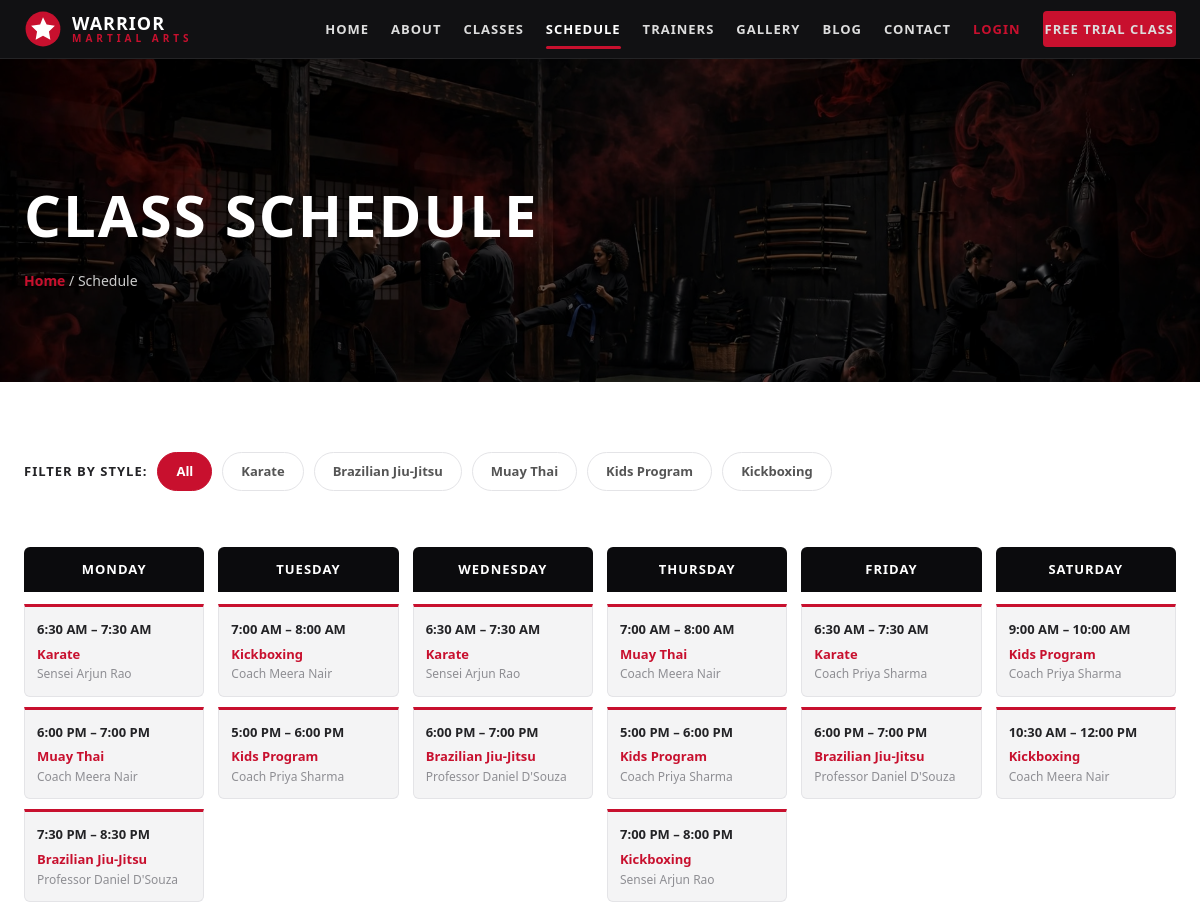
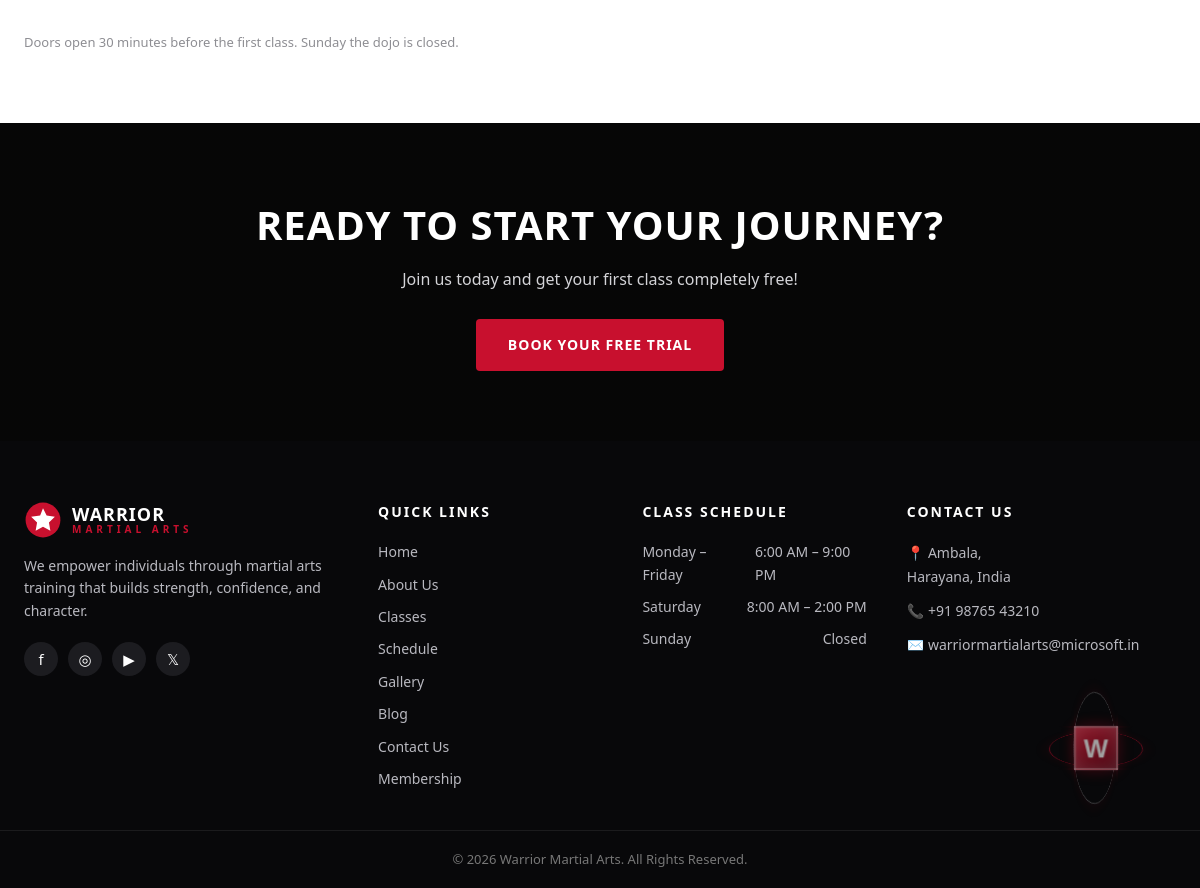
Page /schedule/ on the committed database (2 pictures, top to bottom).
### dojo/models.py (models this page shows, shortened)
class ClassStyle(models.Model):
    name = models.CharField(max_length=80, unique=True)
    slug = models.SlugField(max_length=80, unique=True, blank=True)
    tagline = models.CharField(max_length=200)
    description = models.TextField()
    image = models.CharField(
        max_length=120,
        help_text="Static image filename, e.g. class-karate.jpg (in dojo/static/dojo/img/). No uploads needed.",
    )
    icon = models.CharField(
        max_length=60,
        default="🥋",
        help_text="Emoji/short label shown in the style-card badge.",
    )
    order = models.PositiveIntegerField(default=0)
    class Meta:
        ordering = ["order", "name"]

class ScheduleSlot(models.Model):
    DAYS = [
        ("MON", "Monday"),
        ("TUE", "Tuesday"),
        ("WED", "Wednesday"),
        ("THU", "Thursday"),
        ("FRI", "Friday"),
        ("SAT", "Saturday"),
    ]
    day = models.CharField(max_length=3, choices=DAYS)
    start_time = models.TimeField()
    end_time = models.TimeField()
    class_style = models.ForeignKey(ClassStyle, on_delete=models.CASCADE, related_name="slots")
    trainer = models.ForeignKey(
        Trainer, on_delete=models.SET_NULL, null=True, blank=True, related_name="slots"
    )
    class Meta:
        ordering = ["day", "start_time"]

class Trainer(models.Model):
    name = models.CharField(max_length=80)
    title = models.CharField(max_length=120, default="Instructor")
    bio = models.TextField()
    specialty = models.CharField(max_length=120)
    image = models.CharField(
        max_length=120,
        help_text="Static image filename, e.g. trainer-1.jpg (in dojo/static/dojo/img/).",
    )
    classes_taught = models.ManyToManyField(ClassStyle, blank=True, related_name="trainers")
    class Meta:
        ordering = ["name"]

### dojo/views.py (the view)
# urls.py: path("schedule/", views.schedule, name="schedule"),
def schedule(request):
    styles = ClassStyle.objects.all()
    active = request.GET.get("style")
    slots = ScheduleSlot.objects.select_related("class_style", "trainer").all()
    if active:
        slots = slots.filter(class_style__slug=active)
    days = [("MON", "Monday"), ("TUE", "Tuesday"), ("WED", "Wednesday"),
            ("THU", "Thursday"), ("FRI", "Friday"), ("SAT", "Saturday")]
    week = [(code, label, slots.filter(day=code)) for code, label in days]
    return render(
        request,
        "dojo/schedule.html",
        {"week": week, "styles": styles, "active": active or ""},
    )

### dojo/templates/dojo/schedule.html (shortened to what this page needs)
{% extends "dojo/base.html" %}
{% load static %}
{% block content %}
<section class="page-hero" style="background-image:url('{% static 'dojo/img/gallery-1.jpg' %}')">
  <div class="page-hero-overlay"></div>
  <div class="wrap">
    <h1>CLASS SCHEDULE</h1>
    <p class="crumb"><a href="{% url 'dojo:home' %}">Home</a> / Schedule</p>
  </div>
</section>
<section class="wrap content-section">
  <div class="filter-bar">
    <span class="filter-label">Filter by style:</span>
    <a href="{% url 'dojo:schedule' %}" class="filter-pill {% if not active %}on{% endif %}">All</a>
    {% for s in styles %}
    <a href="{% url 'dojo:schedule' %}?style={{ s.slug }}" class="filter-pill {% if active == s.slug %}on{% endif %}">{{ s.name }}</a>
    {% endfor %}
  </div>
  <div class="week-grid">
    {% for code, label, day_slots in week %}
    <div class="day-col">
      <h3>{{ label }}</h3>
      {% for slot in day_slots %}
      <div class="slot">
        <strong>{{ slot.start_time|time:"g:i A" }} – {{ slot.end_time|time:"g:i A" }}</strong>
        <span class="slot-style">{{ slot.class_style.name }}</span>
        {% if slot.trainer %}<span class="slot-trainer">{{ slot.trainer.name }}</span>{% endif %}
      </div>
      {% empty %}
      <div class="slot rest"><span>No classes</span></div>
      {% endfor %}
    </div>
    {% endfor %}
  </div>
  <p class="note">Doors open 30 minutes before the first class. Sunday the dojo is closed.</p>
</section>
{% endblock %}

### dojo/static/dojo/css/style.css (style rules this page uses)
:root { --red: #c8102e; --red-dark: #9a0b23; --black: #0b0b0d; --ink: #141416; --panel: #17171a; --grey: #f4f4f5; --line: #e4e4e7; --muted: #8e8e93; --text: #232326; --radius: 10px; --font: "Segoe UI", "Helvetica Neue", Arial, system-ui, sans-serif; --display: "Arial Black", "Segoe UI", Arial, sans-serif; }
* { box-sizing: border-box; margin: 0; padding: 0; }
html { scroll-behavior: smooth; }
body { font-family: var(--font); color: var(--text); background: #fff; line-height: 1.6; }
a { text-decoration: none; color: inherit; }
.wrap { max-width: 1200px; margin: 0 auto; padding: 0 24px; }
.page-hero { position: relative; background-size: cover; background-position: center; padding: 110px 0 90px; color: #fff; background-color: var(--black); }
.page-hero-overlay { position: absolute; inset: 0; background: rgba(0,0,0,.62); }
.page-hero .wrap { position: relative; z-index: 1; }
.page-hero h1 { font-family: var(--display); font-size: clamp(36px, 5vw, 58px); letter-spacing: 2px; }
.crumb { color: #ccc; font-size: 14px; margin-top: 8px; }
.crumb a { color: var(--red); font-weight: 600; }
.content-section { padding: 70px 24px; }
.content-section h3 { font-size: 18px; letter-spacing: 1px; margin: 24px 0 12px; text-transform: uppercase; }
.filter-bar { display: flex; flex-wrap: wrap; gap: 10px; align-items: center; margin-bottom: 32px; }
.filter-label { font-weight: 700; text-transform: uppercase; font-size: 13px; letter-spacing: 1px; }
.filter-pill { padding: 8px 18px; border-radius: 20px; border: 1px solid var(--line); font-size: 13px; font-weight: 600; color: #555; background: #fff; }
.filter-pill.on { background: var(--red); border-color: var(--red); color: #fff; }
.week-grid { display: grid; grid-template-columns: repeat(6, 1fr); gap: 14px; }
.day-col h3 { background: var(--black); color: #fff; text-align: center; padding: 12px 6px; font-size: 13px; letter-spacing: 1px; border-radius: 6px 6px 0 0; text-transform: uppercase; }
.slot { background: var(--grey); border: 1px solid var(--line); border-top: 3px solid var(--red); padding: 12px; font-size: 13px; margin-bottom: 10px; border-radius: 0 0 6px 6px; }
.slot strong { display: block; font-size: 13px; }
.slot-style { display: block; font-weight: 700; color: var(--red); margin-top: 4px; }
.slot-trainer { display: block; color: var(--muted); font-size: 12px; }
.note { margin-top: 24px; font-size: 13px; color: var(--muted); }

### rows in the picture
ClassStyle: name "Karate"
ClassStyle: name "Brazilian Jiu-Jitsu"
ClassStyle: name "Muay Thai"
ClassStyle: name "Kids Program"
ClassStyle: name "Kickboxing"
ScheduleSlot: start_time "6:30 AM", end_time "7:30 AM", class_style.name "Karate", trainer.name "Sensei Arjun Rao"
ScheduleSlot: start_time "6:00 PM", end_time "7:00 PM", class_style.name "Muay Thai", trainer.name "Coach Meera Nair"
ScheduleSlot: start_time "7:30 PM", end_time "8:30 PM", class_style.name "Brazilian Jiu-Jitsu", trainer.name "Professor Daniel D'Souza"
ScheduleSlot: start_time "7:00 AM", end_time "8:00 AM", class_style.name "Kickboxing", trainer.name "Coach Meera Nair"
ScheduleSlot: start_time "5:00 PM", end_time "6:00 PM", class_style.name "Kids Program", trainer.name "Coach Priya Sharma"
ScheduleSlot: start_time "6:30 AM", end_time "7:30 AM", class_style.name "Karate", trainer.name "Sensei Arjun Rao"
ScheduleSlot: start_time "6:00 PM", end_time "7:00 PM", class_style.name "Brazilian Jiu-Jitsu", trainer.name "Professor Daniel D'Souza"
ScheduleSlot: start_time "7:00 AM", end_time "8:00 AM", class_style.name "Muay Thai", trainer.name "Coach Meera Nair"
ScheduleSlot: start_time "5:00 PM", end_time "6:00 PM", class_style.name "Kids Program", trainer.name "Coach Priya Sharma"
ScheduleSlot: start_time "7:00 PM", end_time "8:00 PM", class_style.name "Kickboxing", trainer.name "Sensei Arjun Rao"
ScheduleSlot: start_time "6:30 AM", end_time "7:30 AM", class_style.name "Karate", trainer.name "Coach Priya Sharma"
ScheduleSlot: start_time "6:00 PM", end_time "7:00 PM", class_style.name "Brazilian Jiu-Jitsu", trainer.name "Professor Daniel D'Souza"
ScheduleSlot: start_time "9:00 AM", end_time "10:00 AM", class_style.name "Kids Program", trainer.name "Coach Priya Sharma"
ScheduleSlot: start_time "10:30 AM", end_time "12:00 PM", class_style.name "Kickboxing", trainer.name "Coach Meera Nair"

### other values in the picture
{{ label }} "MONDAY" "TUESDAY" "WEDNESDAY" "THURSDAY" "FRIDAY" "SATURDAY"
